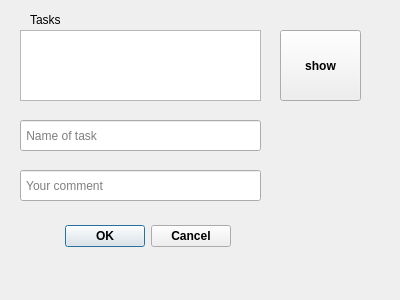
<?xml version="1.0" encoding="UTF-8"?>
<ui version="4.0">
 <class>Dialog_add_comment</class>
 <widget class="QDialog" name="Dialog_add_comment">
  <property name="geometry">
   <rect>
    <x>0</x>
    <y>0</y>
    <width>400</width>
    <height>300</height>
   </rect>
  </property>
  <property name="windowTitle">
   <string>Dialog</string>
  </property>
  <widget class="QDialogButtonBox" name="buttonBox">
   <property name="geometry">
    <rect>
     <x>-110</x>
     <y>220</y>
     <width>341</width>
     <height>32</height>
    </rect>
   </property>
   <property name="font">
    <font>
     <bold>true</bold>
    </font>
   </property>
   <property name="orientation">
    <enum>Qt::Horizontal</enum>
   </property>
   <property name="standardButtons">
    <set>QDialogButtonBox::Cancel|QDialogButtonBox::Ok</set>
   </property>
  </widget>
  <widget class="QListWidget" name="list">
   <property name="geometry">
    <rect>
     <x>20</x>
     <y>30</y>
     <width>241</width>
     <height>71</height>
    </rect>
   </property>
  </widget>
  <widget class="QPushButton" name="pushButton">
   <property name="geometry">
    <rect>
     <x>280</x>
     <y>30</y>
     <width>81</width>
     <height>71</height>
    </rect>
   </property>
   <property name="font">
    <font>
     <bold>true</bold>
    </font>
   </property>
   <property name="text">
    <string>show</string>
   </property>
  </widget>
  <widget class="QLabel" name="label">
   <property name="geometry">
    <rect>
     <x>30</x>
     <y>10</y>
     <width>63</width>
     <height>20</height>
    </rect>
   </property>
   <property name="text">
    <string>Tasks</string>
   </property>
  </widget>
  <widget class="QLineEdit" name="input_name_of_task">
   <property name="geometry">
    <rect>
     <x>20</x>
     <y>120</y>
     <width>241</width>
     <height>31</height>
    </rect>
   </property>
   <property name="placeholderText">
    <string> Name of task</string>
   </property>
  </widget>
  <widget class="QLineEdit" name="input_comment">
   <property name="geometry">
    <rect>
     <x>20</x>
     <y>170</y>
     <width>241</width>
     <height>31</height>
    </rect>
   </property>
   <property name="placeholderText">
    <string> Your comment</string>
   </property>
  </widget>
 </widget>
 <resources/>
 <connections>
  <connection>
   <sender>buttonBox</sender>
   <signal>accepted()</signal>
   <receiver>Dialog_add_comment</receiver>
   <slot>accept()</slot>
   <hints>
    <hint type="sourcelabel">
     <x>248</x>
     <y>254</y>
    </hint>
    <hint type="destinationlabel">
     <x>157</x>
     <y>274</y>
    </hint>
   </hints>
  </connection>
  <connection>
   <sender>buttonBox</sender>
   <signal>rejected()</signal>
   <receiver>Dialog_add_comment</receiver>
   <slot>reject()</slot>
   <hints>
    <hint type="sourcelabel">
     <x>316</x>
     <y>260</y>
    </hint>
    <hint type="destinationlabel">
     <x>286</x>
     <y>274</y>
    </hint>
   </hints>
  </connection>
 </connections>
</ui>
